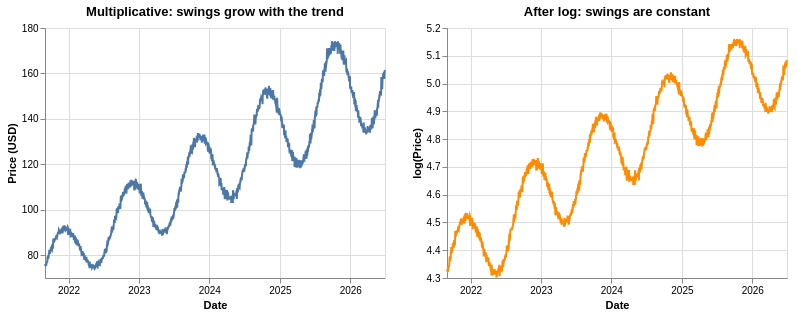

Notebook cell for this chart:
### Markdown cell above
### Multiplicative model

The observed series is the **product** of its components:

$$X(t) = T(t) \cdot S(t) \cdot N(t)$$

- Here $S(t)$ and $N(t)$ are *factors* centered around 1. For example, $S(t) = 1.15$ means "15% above the trend."
- Multiplicative models are used when the seasonal swings **grow with** the level of the trend.
- Taking the log turns a multiplicative model into an additive one:

$$\log X(t) = \log T(t) + \log S(t) + \log N(t)$$

This only works if every value is positive, which is why the seasonal and noise factors must stay above 0.

### Code cell
seasonal_factor = 1 + 0.15 * np.sin(2 * np.pi * t / 252)    # swings +/-15% around the trend
noise_factor = 1 + np.random.normal(0, 0.01, len(t))         # about +/-1% noise
multiplicative = trend * seasonal_factor * noise_factor

mult_df = pd.DataFrame({"Date": dates, "Value": multiplicative, "Log value": np.log(multiplicative)})

mult_chart = alt.Chart(mult_df).mark_line().encode(
    x=alt.X("Date:T", title="Date"),
    y=alt.Y("Value:Q", title="Price (USD)", scale=alt.Scale(zero=False)),
).properties(width=340, height=250, title="Multiplicative: swings grow with the trend")

log_chart = alt.Chart(mult_df).mark_line(color="darkorange").encode(
    x=alt.X("Date:T", title="Date"),
    y=alt.Y("Log value:Q", title="log(Price)", scale=alt.Scale(zero=False)),
).properties(width=340, height=250, title="After log: swings are constant")

mult_chart | log_chart

### Figure 1 — Vega-Lite specification as saved in the notebook (floating-point values rounded to 4 significant figures; data arrays with more than 128 entries replaced by an {"elided": "..."} marker saying what was removed)
{"config": {"view": {"continuousWidth": 300, "continuousHeight": 300}}, "hconcat": [{"mark": {"type": "line"}, "encoding": {"x": {"field": "Date", "title": "Date", "type": "temporal"}, "y": {"field": "Value", "scale": {"zero": false}, "title": "Price (USD)", "type": "quantitative"}}, "height": 250, "title": "Multiplicative: swings grow with the trend", "width": 340}, {"mark": {"type": "line", "color": "darkorange"}, "encoding": {"x": {"field": "Date", "title": "Date", "type": "temporal"}, "y": {"field": "Log value", "scale": {"zero": false}, "title": "log(Price)", "type": "quantitative"}}, "height": 250, "title": "After log: swings are constant", "width": 340}], "data": {"name": "data-02347bcdd6d945011d72f6a393637874"}, "$schema": "https://vega.github.io/schema/vega-lite/v6.4.1.json", "datasets": {"data-02347bcdd6d945011d72f6a393637874": {"elided": "1260 records"}}}
